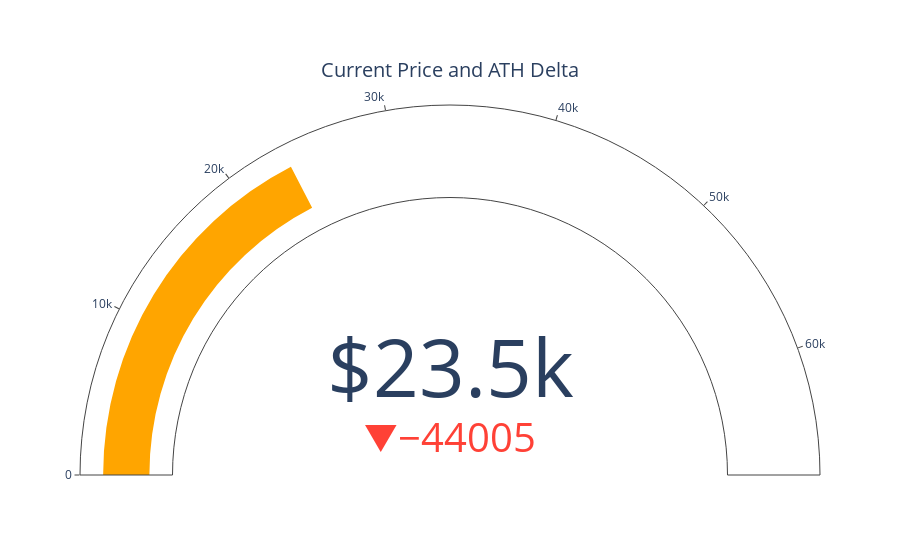

Notebook code cell kept with this figure:
### Code cell
import plotly.graph_objects as go

fig = go.Figure(go.Indicator(
    domain = {'x': [0, 1], 'y': [0, 1]},
    value = df.price.iloc[-1],
    mode = "gauge+number+delta",
    title = {'text': "Current Price and ATH Delta"},
    number = {'prefix': "$"},
    delta = {'reference': df.price[df['price']==df.price.max()].tolist()[0], "valueformat": ".0f"},
    gauge = {'axis': {'range': [None, df.price[df['price']==df.price.max()].tolist()[0]]},
    'bar': {'color': "orange"}}))

fig.show()
fig.write_html("../static/priceath.html")

### Figure 1 — Plotly figure (JSON) as saved in the notebook; plotly's stock layout.template omitted (floating-point values rounded to 4 significant figures)
{"data": [{"delta": {"reference": 67530.0, "valueformat": ".0f"}, "domain": {"x": [0, 1], "y": [0, 1]}, "gauge": {"axis": {"range": [null, 67530.0]}, "bar": {"color": "orange"}}, "mode": "gauge+number+delta", "number": {"prefix": "$"}, "title": {"text": "Current Price and ATH Delta"}, "type": "indicator", "value": 23520.0}], "layout": {}}
